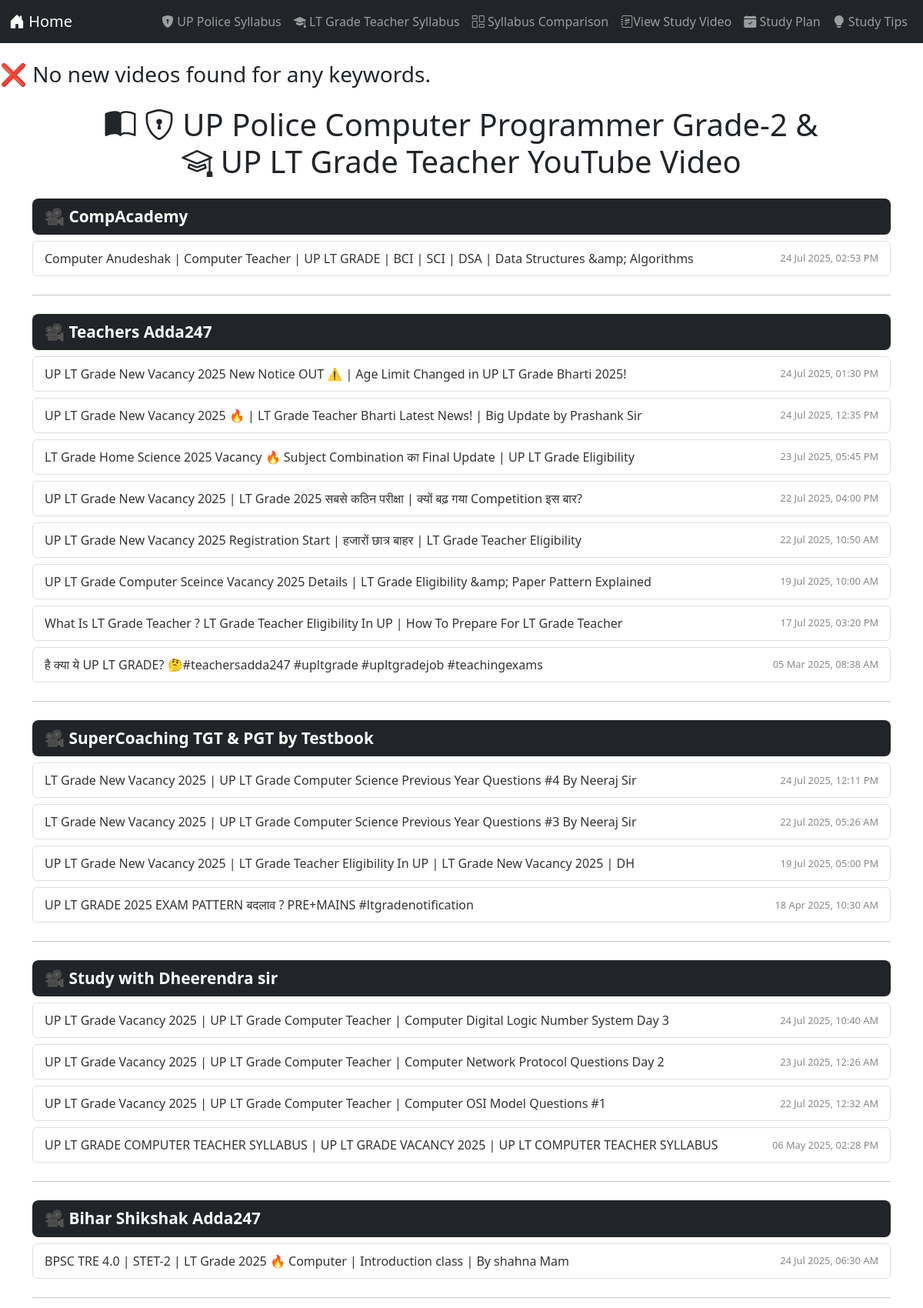
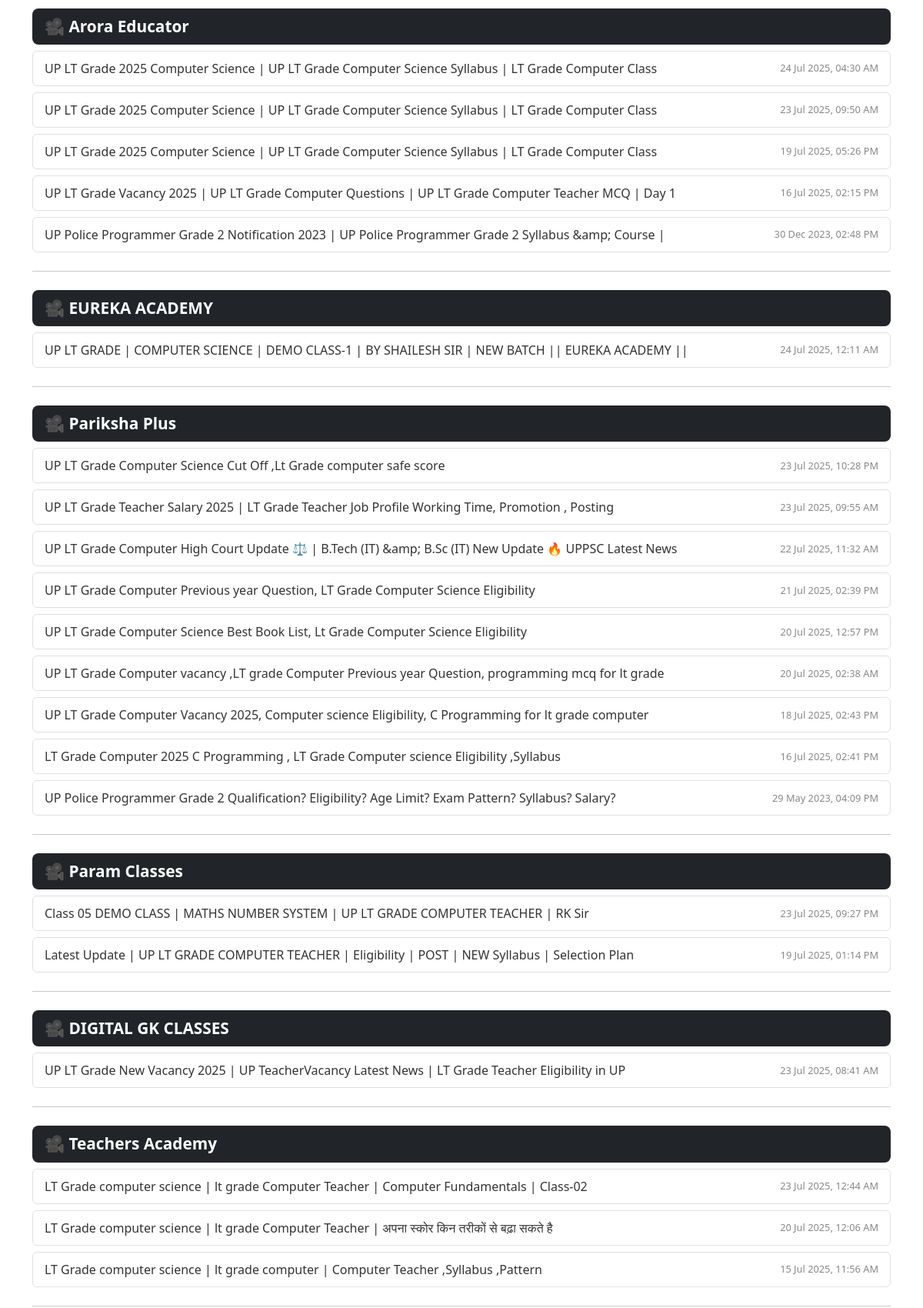
The page /study_video.php (upper part) on the database its author committed (2 pictures, top to bottom).
### tables this page shows
CREATE TABLE `youtube_videos` (
  `id` int(11) NOT NULL,
  `video_id` varchar(20) NOT NULL,
  `title` varchar(255) DEFAULT NULL,
  `description` text DEFAULT NULL,
  `channel_name` varchar(255) DEFAULT NULL,
  `video_url` text DEFAULT NULL,
  `thumbnail_url` varchar(255) DEFAULT NULL,
  `published_at` datetime DEFAULT NULL,
  `fetched_at` timestamp NOT NULL DEFAULT current_timestamp(),
  `summary` text DEFAULT NULL,
  `notes` text DEFAULT NULL,
  `topic_tags` varchar(255) DEFAULT NULL,
  `slug` varchar(255) DEFAULT NULL
);

### study_video.php (the view, shortened to what this page needs)
<?php  include "fetch_youtube.php"; ?>
<?php
include "db.php";
$videos_result = $conn->query("SELECT * FROM youtube_videos ORDER BY published_at DESC");
$channel_videos = [];
$channel_latest_video = [];
$channel_latest_time = [];
while ($row = $videos_result->fetch_assoc()) {
    $channel = $row["channel_name"];
    $channel_videos[$channel][] = $row;
    $published_time = strtotime($row["published_at"]);
    if (!isset($channel_latest_time[$channel]) || $published_time > $channel_latest_time[$channel]) {
        $channel_latest_time[$channel] = $published_time;
        $channel_latest_video[$channel] = $row;
    }
}
uasort($channel_videos, function ($a, $b) {
    return strtotime($b[0]["published_at"]) - strtotime($a[0]["published_at"]);
});
?>
<!DOCTYPE html>
<html lang="en">
<head>
  <link href="https://cdn.jsdelivr.net/npm/bootstrap@5.3.0/dist/css/bootstrap.min.css" rel="stylesheet">
  <link href="https://cdn.jsdelivr.net/npm/bootstrap-icons@1.10.5/font/bootstrap-icons.css" rel="stylesheet">
</head>
<body>
    <?php include "nave.php"; ?>
      <div class="container text-center mb-4">
    <h1 class="mt-4">
      <i class="bi bi-book-half"></i> <i class="bi bi-shield-lock"></i> UP Police Computer Programmer Grade-2 & <br> <i class="bi bi-mortarboard"></i> UP LT Grade Teacher YouTube Video
    </h1>
  </div>
<div class="container mt-4">
  <?php foreach ($channel_videos as $channel => $videos): ?>
    <?php $latest_video = $channel_latest_video[$channel]; ?>
    <a href="watch/<?= htmlspecialchars($latest_video["slug"]) ?>" class="channel-name mb-2 d-block">
      🎥 <?= htmlspecialchars($channel) ?>
    </a>
    <?php foreach ($videos as $video): ?>
      <div class="video-entry">
        <div class="d-flex justify-content-between align-items-center flex-wrap">
          <a class="video-title" href="watch/<?= htmlspecialchars($video["slug"]) ?>">
            <?= htmlspecialchars($video["title"]) ?>
          </a>
          <a class="video-time ms-2" href="watch/<?= htmlspecialchars($video["slug"]) ?>">
            <?= date("d M Y, h:i A", strtotime($video["published_at"])) ?>
          </a>
        </div>
      </div>
    <?php endforeach; ?>
    <hr class="my-4">
  <?php endforeach; ?>
</div>
</body>
</html>

### study_video.php (style rules this page uses)
body { padding-top: 80px; }
.channel-name { font-size: 1.3rem; font-weight: 600; color: #fff; background: #212529; padding: 8px 16px; display: inline-block; border-radius: 8px; cursor: pointer; margin-bottom: 10px; word-wrap: break-word; }
.video-entry { padding: 10px 15px; background: #ffffff; border: 1px solid #e0e0e0; border-radius: 6px; margin-bottom: 8px; }
.video-title { font-size: 1rem; font-weight: 500; color: #333; text-decoration: none; }
.video-time, a { font-size: 0.8rem; color: #888; text-decoration: none; }

### rows shown on the page
youtube_videos: channel "CompAcademy", title "Computer Anudeshak | Computer Teacher | UP LT GRADE | BCI | SCI | DSA | Data Structures &amp; Algorithms", published_at "24 Jul 2025, 02:53 PM"
youtube_videos: channel "Teachers Adda247", title "UP LT Grade New Vacancy 2025 New Notice OUT ⚠️ | Age Limit Changed in UP LT Grade Bharti 2025!", published_at "24 Jul 2025, 01:30 PM"
youtube_videos: title "UP LT Grade New Vacancy 2025 🔥 | LT Grade Teacher Bharti Latest News! | Big Update by Prashank Sir", published_at "24 Jul 2025, 12:35 PM"
youtube_videos: title "LT Grade Home Science 2025 Vacancy 🔥 Subject Combination का Final Update | UP LT Grade Eligibility", published_at "23 Jul 2025, 05:45 PM"
youtube_videos: title "UP LT Grade New Vacancy 2025 | LT Grade 2025 सबसे कठिन परीक्षा | क्यों बढ़ गया Competition इस बार?", published_at "22 Jul 2025, 04:00 PM"
youtube_videos: title "UP LT Grade New Vacancy 2025 Registration Start | हजारों छात्र बाहर | LT Grade Teacher Eligibility", published_at "22 Jul 2025, 10:50 AM"
youtube_videos: title "UP LT Grade Computer Sceince Vacancy 2025 Details | LT Grade Eligibility &amp; Paper Pattern Explained", published_at "19 Jul 2025, 10:00 AM"
youtube_videos: title "What Is LT Grade Teacher ? LT Grade Teacher Eligibility In UP | How To Prepare For LT Grade Teacher", published_at "17 Jul 2025, 03:20 PM"
youtube_videos: title "है क्या ये UP LT GRADE? 🤔#teachersadda247 #upltgrade #upltgradejob #teachingexams", published_at "05 Mar 2025, 08:38 AM"
youtube_videos: channel "SuperCoaching TGT & PGT by Testbook", title "LT Grade New Vacancy 2025 | UP LT Grade Computer Science Previous Year Questions #4 By Neeraj Sir", published_at "24 Jul 2025, 12:11 PM"
youtube_videos: title "LT Grade New Vacancy 2025 | UP LT Grade Computer Science Previous Year Questions #3 By Neeraj Sir", published_at "22 Jul 2025, 05:26 AM"
youtube_videos: title "UP LT Grade New Vacancy 2025 | LT Grade Teacher Eligibility In UP | LT Grade New Vacancy 2025 | DH", published_at "19 Jul 2025, 05:00 PM"
youtube_videos: title "UP LT GRADE 2025 EXAM PATTERN बदलाव ? PRE+MAINS #ltgradenotification", published_at "18 Apr 2025, 10:30 AM"
youtube_videos: channel "Study with Dheerendra sir", title "UP LT Grade Vacancy 2025 | UP LT Grade Computer Teacher | Computer Digital Logic Number System Day 3", published_at "24 Jul 2025, 10:40 AM"
youtube_videos: title "UP LT Grade Vacancy 2025 | UP LT Grade Computer Teacher | Computer Network Protocol Questions Day 2", published_at "23 Jul 2025, 12:26 AM"
youtube_videos: title "UP LT Grade Vacancy 2025 | UP LT Grade Computer Teacher | Computer OSI Model Questions #1", published_at "22 Jul 2025, 12:32 AM"
youtube_videos: title "UP LT GRADE COMPUTER TEACHER SYLLABUS | UP LT GRADE VACANCY 2025 | UP LT COMPUTER TEACHER SYLLABUS", published_at "06 May 2025, 02:28 PM"
youtube_videos: channel "Bihar Shikshak Adda247", title "BPSC TRE 4.0 | STET-2 | LT Grade 2025 🔥 Computer | Introduction class | By shahna Mam", published_at "24 Jul 2025, 06:30 AM"
youtube_videos: channel "Arora Educator", title "UP LT Grade 2025 Computer Science | UP LT Grade Computer Science Syllabus | LT Grade Computer Class", published_at "24 Jul 2025, 04:30 AM"
youtube_videos: title "UP LT Grade 2025 Computer Science | UP LT Grade Computer Science Syllabus | LT Grade Computer Class", published_at "23 Jul 2025, 09:50 AM"
youtube_videos: title "UP LT Grade 2025 Computer Science | UP LT Grade Computer Science Syllabus | LT Grade Computer Class", published_at "19 Jul 2025, 05:26 PM"
youtube_videos: title "UP LT Grade Vacancy 2025 | UP LT Grade Computer Questions | UP LT Grade Computer Teacher MCQ | Day 1", published_at "16 Jul 2025, 02:15 PM"
youtube_videos: title "UP Police Programmer Grade 2 Notification 2023 | UP Police Programmer Grade 2 Syllabus &amp; Course |", published_at "30 Dec 2023, 02:48 PM"
youtube_videos: channel "EUREKA ACADEMY", title "UP LT GRADE | COMPUTER SCIENCE | DEMO CLASS-1 | BY SHAILESH SIR | NEW BATCH || EUREKA ACADEMY ||", published_at "24 Jul 2025, 12:11 AM"
youtube_videos: channel "Pariksha Plus", title "UP LT Grade Computer Science Cut Off ,Lt Grade computer safe score", published_at "23 Jul 2025, 10:28 PM"
youtube_videos: title "UP LT Grade Teacher Salary 2025 | LT Grade Teacher Job Profile Working Time, Promotion , Posting", published_at "23 Jul 2025, 09:55 AM"
youtube_videos: title "UP LT Grade Computer High Court Update ⚖️ | B.Tech (IT) &amp; B.Sc (IT) New Update 🔥 UPPSC Latest News", published_at "22 Jul 2025, 11:32 AM"
youtube_videos: title "UP LT Grade Computer Previous year Question, LT Grade Computer Science Eligibility", published_at "21 Jul 2025, 02:39 PM"
youtube_videos: title "UP LT Grade Computer Science Best Book List, Lt Grade Computer Science Eligibility", published_at "20 Jul 2025, 12:57 PM"
youtube_videos: title "UP LT Grade Computer vacancy ,LT grade Computer Previous year Question, programming mcq for lt grade", published_at "20 Jul 2025, 02:38 AM"
youtube_videos: title "UP LT Grade Computer Vacancy 2025, Computer science Eligibility, C Programming for lt grade computer", published_at "18 Jul 2025, 02:43 PM"
youtube_videos: title "LT Grade Computer 2025 C Programming , LT Grade Computer science Eligibility ,Syllabus", published_at "16 Jul 2025, 02:41 PM"
youtube_videos: title "UP Police Programmer Grade 2 Qualification? Eligibility? Age Limit? Exam Pattern? Syllabus? Salary?", published_at "29 May 2023, 04:09 PM"
youtube_videos: channel "Param Classes", title "Class 05 DEMO CLASS | MATHS NUMBER SYSTEM | UP LT GRADE COMPUTER TEACHER | RK Sir", published_at "23 Jul 2025, 09:27 PM"
youtube_videos: title "Latest Update | UP LT GRADE COMPUTER TEACHER | Eligibility | POST | NEW Syllabus | Selection Plan", published_at "19 Jul 2025, 01:14 PM"
youtube_videos: channel "DIGITAL GK CLASSES", title "UP LT Grade New Vacancy 2025 | UP TeacherVacancy Latest News | LT Grade Teacher Eligibility in UP", published_at "23 Jul 2025, 08:41 AM"
youtube_videos: channel "Teachers Academy", title "LT Grade computer science | lt grade Computer Teacher | Computer Fundamentals | Class-02", published_at "23 Jul 2025, 12:44 AM"
youtube_videos: title "LT Grade computer science | lt grade Computer Teacher | अपना स्कोर किन तरीकों से बढ़ा सकते है", published_at "20 Jul 2025, 12:06 AM"
youtube_videos: title "LT Grade computer science | lt grade computer | Computer Teacher ,Syllabus ,Pattern", published_at "15 Jul 2025, 11:56 AM"
